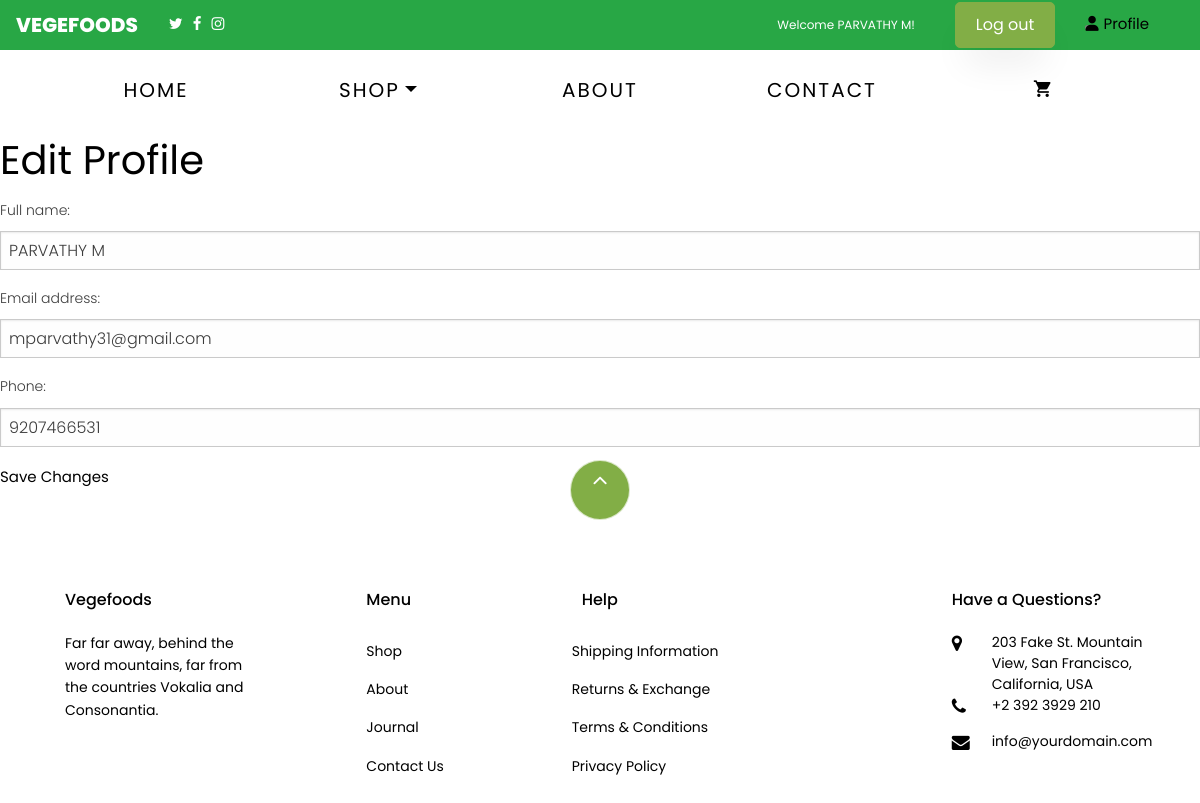
The page /profile/edit/ (signed in) on the database its author committed.
### app/models.py (models this page shows, shortened)
class customuser(AbstractUser):
    full_name = models.CharField(max_length=255, blank=True, null=True)
    phone = models.CharField(max_length=15, blank=True, null=True)
    is_admin = models.BooleanField(default=False)
    is_user = models.BooleanField(default=False)

### app/views.py (the view)
# urls.py: path('profile/edit/', views.edit_user_profile, name='edit_user_profile'),
@login_required
def edit_user_profile(request):
    if not request.user.is_user:
        return redirect('home')  # Redirect or show an error
    user = request.user
    if request.method == 'POST':
        form = UserProfileForm(request.POST, instance=user)
        if form.is_valid():
            form.save()
            messages.success(request, "Profile updated successfully.")
            return redirect('user_profile_details')  # Redirect to profile details page
    else:
        form = UserProfileForm(instance=user)
    return render(request, 'edit_user_profile.html', {'form': form})

### app/forms.py
class UserProfileForm(forms.ModelForm):
    class Meta:
        model = customuser
        fields = ['full_name', 'email', 'phone']  # List fields you want to update

### templates/edit_user_profile.html (shortened to what this page needs)
{% extends 'base.html' %}
{% block content %}
<h1>Edit Profile</h1>
<form method="post">
    {{ form.as_p }}
    <button type="submit">Save Changes</button>
</form>
{% endblock %}

### templates/base.html (shortened to what this page needs)
{% load static %}
<!DOCTYPE html>
<html lang="en">
  <head>
    <link rel="stylesheet" type="text/css" href="https://cdnjs.cloudflare.com/ajax/libs/slick-carousel/1.7.1/slick.css" />
    <link rel="stylesheet" type="text/css" href="https://cdnjs.cloudflare.com/ajax/libs/slick-carousel/1.7.1/slick-theme.css" />
    <link rel="stylesheet" href="https://cdnjs.cloudflare.com/ajax/libs/font-awesome/6.0.0-beta3/css/all.min.css">
        <link rel="stylesheet" href="{% static 'special/css/app.css' %}">
        <link rel="stylesheet" href="https://cdnjs.cloudflare.com/ajax/libs/font-awesome/6.6.0/css/brands.min.css" />
    <link rel="stylesheet" href="{%  static 'css/open-iconic-bootstrap.min.css' %}">
    <link rel="stylesheet" href="{%  static 'css/animate.css' %}">
    <link rel="stylesheet" href="{% static 'css/owl.carousel.min.css' %}">
    <link rel="stylesheet" href="{% static 'css/owl.theme.default.min.css' %}">
    <link rel="stylesheet" href="{% static 'css/magnific-popup.css' %}">
    <link rel="stylesheet" href="{% static 'css/aos.css' %}">
    <link rel="stylesheet" href="{% static 'css/ionicons.min.css' %}">
    <link rel="stylesheet" href="{% static 'css/bootstrap-datepicker.css' %}">
    <link rel="stylesheet" href="{% static 'css/jquery.timepicker.css' %}">
    <link rel="stylesheet" href="{% static 'css/flaticon.css' %}">
    <link rel="stylesheet" href="{% static 'css/icomoon.css' %}">
    <link rel="stylesheet" href="{% static 'css/style.css' %}">
  </head>
  <body class="goto-here">
    <nav class="navbar navbar-expand-lg navbar-light bg-success" style="height: 50px">
      <a class="navbar-brand" style="color: white;">Vegefoods</a>
      <div class="container-fluid">
        <ul style="list-style: none; padding: 0; margin: 0; display: flex;">
          <li style="margin-right: 10px; "><a href="#"><span class="icon-twitter" style="color: white;"></span></a></li>
          <li style="margin-right: 10px;"><a href="#"><span class="icon-facebook"  style="color: white;"></span></a></li>
          <li style="margin-right: 10px;"><a href="#"><span class="icon-instagram" style="color: white;"></span></a></li>
  </ul>
  {% if user.is_authenticated %}
  <div class="header-content">
       <small class="welcome-message">Welcome {{ user.full_name }}!</small>
    <a href="{% url 'logout' %}" class="btn btn-primary">Log out</a>
    {% if request.user.is_user %}
      <li class="nav-item">
        <a href="{% url 'user_profile_details' %}" class="profile-link">
            <i class="fas fa-user"></i> Profile
        </a>
      </li>
    {% endif %}
{% endif %}
      </div>
</div>
</nav>
{% if user.is_authenticated %}
    <nav class="navbar navbar-expand-lg navbar-dark ftco_navbar bg-dark ftco-navbar-light" id="ftco-navbar">
	    <div class="container">
	      <div class="collapse navbar-collapse" id="ftco-nav" style>
	        <ul class="navbar-nav ml-auto">
	          <li class="nav-item active"><a href="{% url 'home' %}" class="nav-link" style="font-size: 20px;">Home</a></li>
	          <li class="nav-item dropdown">
              <a class="nav-link dropdown-toggle" href="#" id="dropdown04" data-toggle="dropdown" aria-haspopup="true" aria-expanded="false" style="font-size: 20px;">Shop</a>
            </li>
	          <li class="nav-item"><a href="{% url 'about' %}" class="nav-link" style="font-size: 20px;" >About</a></li>
	           <li class="nav-item"><a href="{% url 'contact' %}" class="nav-link" style="font-size: 20px;">Contact</a></li>
	          <li class="nav-item cta cta-colored"><a href="{% url 'cart' %}" class="nav-link" style="font-size: 20px;"><span class="icon-shopping_cart"></span></a></li>
	        </ul>
	      </div>
	    </div>
	  </nav>
     {% endif %}
{% block content %}
{% endblock %}
<footer class="ftco-footer ftco-section" >
  <div class="container">
    <div class="row">
      <div class="mouse">
        <a href="#" class="mouse-icon">
          <div class="mouse-wheel"><span class="ion-ios-arrow-up"></span></div>
        </a>
      </div>
    </div>
    <div class="row mb-5">
      <div class="col-md">
        <div class="ftco-footer-widget mb-4">
          <h2 class="ftco-heading-2" style="margin-left: 20px;">Vegefoods</h2>
          <p style="margin-left:20px;">Far far away, behind the word mountains, far from the countries Vokalia and Consonantia.</p>
          <ul class="ftco-footer-social list-unstyled float-md-left float-lft mt-5">
          </ul>
        </div>
      </div>
      <div class="col-md">
        <div class="ftco-footer-widget mb-4 ml-md-5">
          <h2 class="ftco-heading-2"style="margin-left: 20px;" >Menu</h2>
          <ul class="list-unstyled">
            <li><a href="#" class="py-2 d-block">Shop</a></li>
            <li><a href="{% url 'about' %}" class="py-2 d-block">About</a></li>
            <li><a href="#" class="py-2 d-block">Journal</a></li>
            <li><a href="{% url 'contact' %}" class="py-2 d-block">Contact Us</a></li>
          </ul>
        </div>
      </div>
      <div class="col-md-4">
         <div class="ftco-footer-widget mb-4">
          <h2 class="ftco-heading-2"style="margin-left: 30px;">Help</h2>
          <div class="d-flex">
            <ul class="list-unstyled mr-l-5 pr-l-3 mr-4">
              <li><a href="#" class="py-2 d-block">Shipping Information</a></li>
              <li><a href="#" class="py-2 d-block">Returns &amp; Exchange</a></li>
              <li><a href="#" class="py-2 d-block">Terms &amp; Conditions</a></li>
              <li><a href="#" class="py-2 d-block">Privacy Policy</a></li>
            </ul>
                 </div>
        </div>
      </div>
      <div class="col-md">
        <div class="ftco-footer-widget mb-4">
          <h2 class="ftco-heading-2"style="margin-left:20px;">Have a Questions?</h2>
          <div class="block-23 mb-3">
            <ul>
              <li><span class="icon icon-map-marker"></span><span class="text" >203 Fake St. Mountain View, San Francisco, California, USA</span></li>
              <li><a href="#"><span class="icon icon-phone"></span><span class="text">+2 392 3929 210</span></a></li>
              <li><a href="#"><span class="icon icon-envelope"></span><span class="text">info@yourdomain.com</span></a></li>
            </ul>
          </div>
        </div>
      </div>
    </div>
  </div>
</footer>
  </body>
</html>

### static/css/icomoon.css (style rules this page uses)
[class^="icon-"], [class*=" icon-"] { font-family: 'icomoon' !important; speak: none; font-style: normal; font-weight: normal; font-variant: normal; text-transform: none; line-height: 1; -webkit-font-smoothing: antialiased; -moz-osx-font-smoothing: grayscale; }
.icon-map-marker:before { content: "\f041"; }
.icon-phone:before { content: "\f095"; }
.icon-twitter:before { content: "\f099"; }
.icon-facebook:before { content: "\f09a"; }
.icon-envelope:before { content: "\f0e0"; }
.icon-instagram:before { content: "\f16d"; }
.icon-shopping_cart:before { content: "\e8cc"; }

### templates/base.html (style rules this page uses)
* { margin: 0; padding: 0; }
#ftco-navbar ul.navbar-nav { display: flex; justify-content: space-between; width: 100%; }
#ftco-navbar ul.navbar-nav li { flex: 1; text-align: center; }
.header-content { display: flex; align-items: center; justify-content: space-between; padding: 10px 20px; }
.welcome-message { color: white; text-align: center; margin: 0; margin-right: 40px; flex: 1; }
.btn-primary { background-color: #007bff; color: white; padding: 10px 20px; border: none; border-radius: 5px; cursor: pointer; text-decoration: none; margin-right: 30px; }
.profile-link { color: black; text-decoration: none; display: flex; align-items: center; margin-top: -30px; }
.profile-link i { margin-right: 5px; }
#ftco-navbar ul li { position: relative; }

### rows shown on the page
customuser: full_name "PARVATHY M", email "mparvathy31@gmail.com", phone "9207466531"
